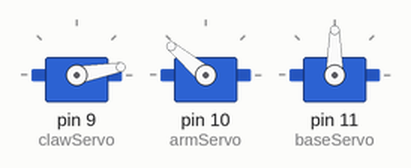
This sketch was run on a simulated Arduino Uno, built with avr-gcc and run on an emulated ATmega328P. On the bench: 3 × servo.

Above: at 1.2 s.
At 3.15 s:
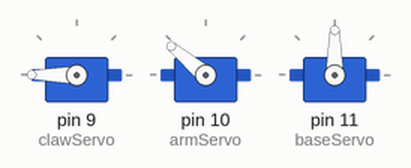
At 4.15 s:
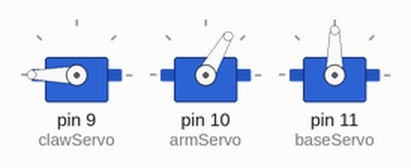
At 5.15 s:
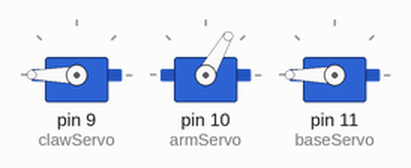
At 7.15 s:
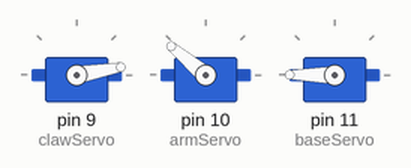
At 9.15 s:
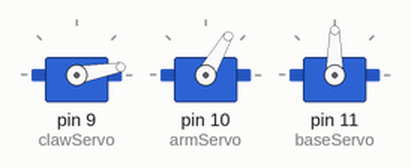
Timing chart, 0 to 11.6 s (numbered marks = the images above):
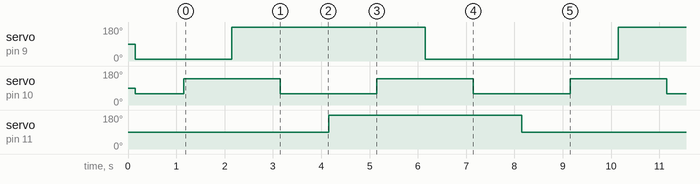

The sketch:

servo_manipulator.ino
```cpp
#include <Servo.h>

Servo clawServo;
Servo armServo;
Servo baseServo;

const int CLAW_CLOSED = 180;  // degrees to grip
const int CLAW_OPEN   = 10;   // degrees to release
const int ARM_UP      = 60;   // raised arm
const int ARM_DOWN    = 140;  // lowered arm
const int BASE_HOME   = 90;   // forward
const int BASE_TURN   = 180;  // right drop zone
const int MOVE_DELAY  = 1000; // 1 second between each step

void setup() {
  clawServo.attach(9);
  delay(50);
  armServo.attach(10);
  delay(50);
  baseServo.attach(11);
  delay(50);
  // Initialize at power-on position (home position)
  baseServo.write(BASE_HOME);
  armServo.write(ARM_UP);
  clawServo.write(CLAW_OPEN);
  delay(MOVE_DELAY);
}

void loop() {
  // 1) Lower arm
  armServo.write(ARM_DOWN);
  delay(MOVE_DELAY);
  // 2) Close claw
  clawServo.write(CLAW_CLOSED);
  delay(MOVE_DELAY);
  // 3) Raise the arm with object
  armServo.write(ARM_UP);
  delay(MOVE_DELAY);
  // 4) Rotate base to drop zone
  baseServo.write(BASE_TURN);
  delay(MOVE_DELAY);
  // 5) Lower arm
  armServo.write(ARM_DOWN);
  delay(MOVE_DELAY);
  // 6) Open claw to release
  clawServo.write(CLAW_OPEN);
  delay(MOVE_DELAY);
  // 7) Raise arm
  armServo.write(ARM_UP);
  delay(MOVE_DELAY);
  // 8) Return base to home position
  baseServo.write(BASE_HOME);
  delay(MOVE_DELAY);
  // Loop will repeat automatically
}
```

Measured:
- by itself, servo on pin 9 (clawServo): repeats every 8.0 s: 180° 4.0 s, 10° 4.0 s
- by itself, servo on pin 10 (armServo): repeats every 4.0 s: 140° 2.0 s, 60° 2.0 s
- by itself, servo on pin 11 (baseServo): alternates 180° for 4.0 s and 90° for 4.0 s
